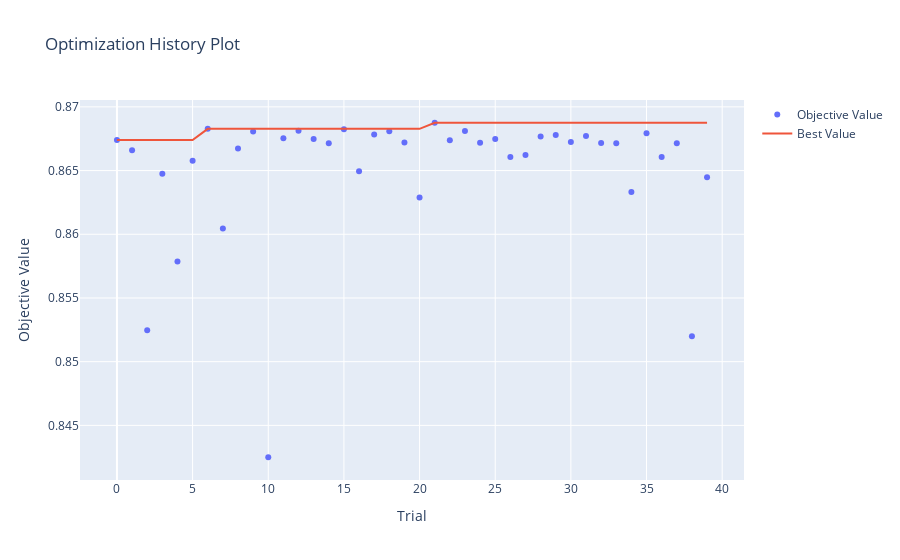

This figure's notebook cell:
### Markdown cell above
Saved:
{'n_estimators': 730,
 'max_depth': 13,
 'bootstrap': True,
 'min_samples_leaf': 7,
 'min_samples_split': 14,
 'max_samples': 0.8053623789842076,
 'max_features': 'sqrt',
 'n_jobs': -1}

### Code cell
optuna.visualization.plot_optimization_history(study_rf)

### Figure 1 — Plotly figure (JSON) as saved in the notebook; plotly's stock layout.template omitted (floating-point values rounded to 4 significant figures)
{"data": [{"mode": "markers", "name": "Objective Value", "type": "scatter", "x": [0, 1, 2, 3, 4, 5, 6, 7, 8, 9, 10, 11, 12, 13, 14, 15, 16, 17, 18, 19, 20, 21, 22, 23, 24, 25, 26, 27, 28, 29, 30, 31, 32, 33, 34, 35, 36, 37, 38, 39], "y": [0.8674, 0.8666, 0.8525, 0.8648, 0.8579, 0.8658, 0.8683, 0.8605, 0.8667, 0.8681, 0.8425, 0.8675, 0.8681, 0.8675, 0.8671, 0.8682, 0.865, 0.8678, 0.8681, 0.8672, 0.8629, 0.8688, 0.8674, 0.8681, 0.8672, 0.8675, 0.8661, 0.8662, 0.8677, 0.8678, 0.8673, 0.8677, 0.8672, 0.8671, 0.8633, 0.8679, 0.8661, 0.8672, 0.852, 0.8645]}, {"mode": "lines", "name": "Best Value", "type": "scatter", "x": [0, 1, 2, 3, 4, 5, 6, 7, 8, 9, 10, 11, 12, 13, 14, 15, 16, 17, 18, 19, 20, 21, 22, 23, 24, 25, 26, 27, 28, 29, 30, 31, 32, 33, 34, 35, 36, 37, 38, 39], "y": [0.8674, 0.8674, 0.8674, 0.8674, 0.8674, 0.8674, 0.8683, 0.8683, 0.8683, 0.8683, 0.8683, 0.8683, 0.8683, 0.8683, 0.8683, 0.8683, 0.8683, 0.8683, 0.8683, 0.8683, 0.8683, 0.8688, 0.8688, 0.8688, 0.8688, 0.8688, 0.8688, 0.8688, 0.8688, 0.8688, 0.8688, 0.8688, 0.8688, 0.8688, 0.8688, 0.8688, 0.8688, 0.8688, 0.8688, 0.8688]}, {"marker": {"color": "#cccccc"}, "mode": "markers", "name": "Infeasible Trial", "showlegend": false, "type": "scatter", "x": [], "y": []}], "layout": {"autosize": true, "title": {"text": "Optimization History Plot"}, "xaxis": {"autorange": true, "range": [-2.38, 41.38], "title": {"text": "Trial"}, "type": "linear"}, "yaxis": {"autorange": true, "range": [0.8403, 0.8709], "title": {"text": "Objective Value"}, "type": "linear"}}}
